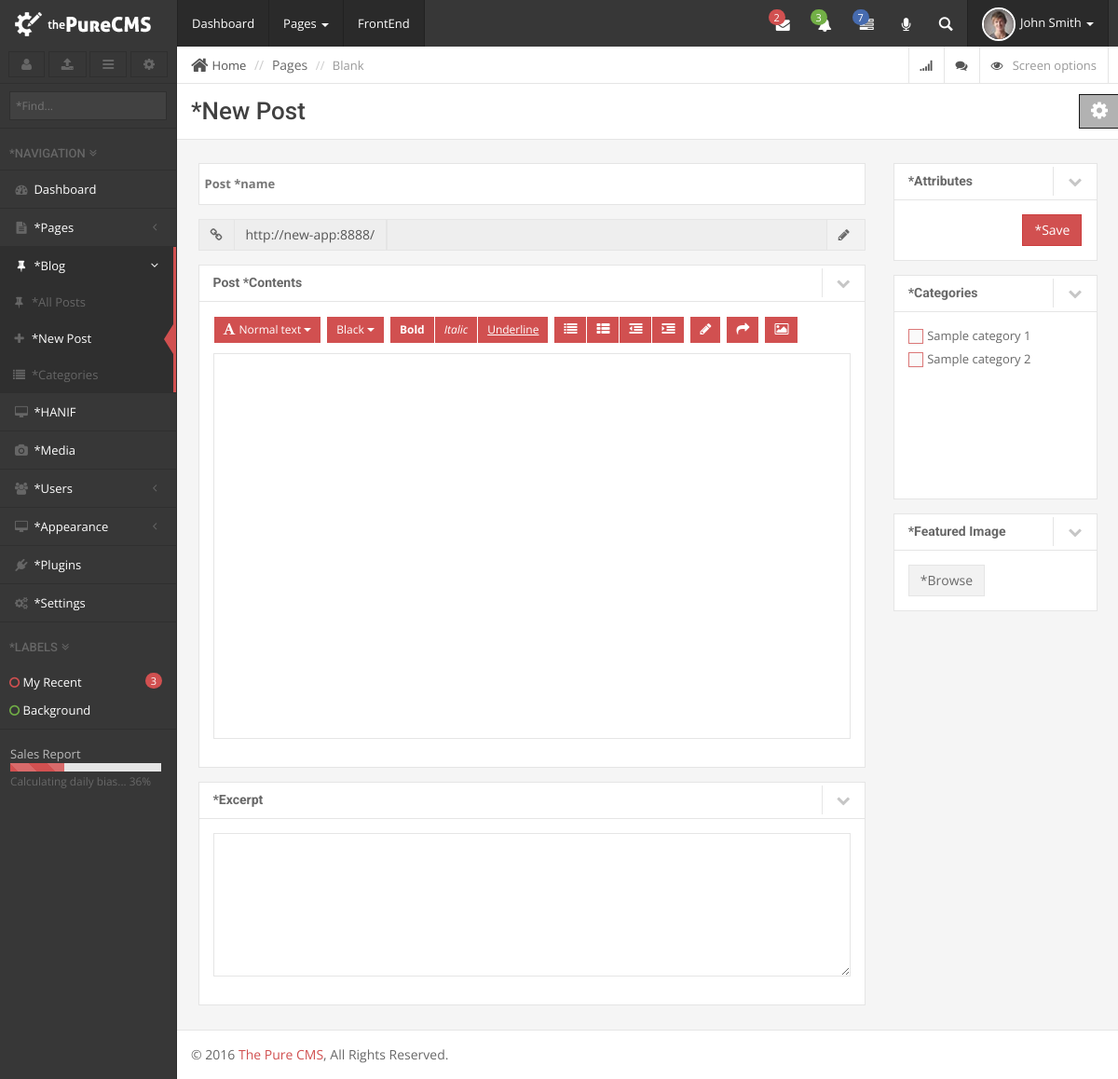
The page /admin/post_create.php?type=blog (signed in) on the database its author committed.
### tables this page shows
CREATE TABLE `categories` (
  `category_id` int(11) NOT NULL AUTO_INCREMENT,
  `category_name` varchar(32) NOT NULL,
  `category_slug` varchar(64) NOT NULL,
  `category_description` longtext,
  `category_media` int(11) DEFAULT NULL,
  `category_parent` int(11) DEFAULT NULL,
  `category_item_count` int(11) DEFAULT NULL,
  `category_order` int(11) DEFAULT NULL,
  `category_type` varchar(32) NOT NULL,
  `category_ts` timestamp NOT NULL DEFAULT CURRENT_TIMESTAMP,
  PRIMARY KEY (`category_id`),
  KEY `category_slug` (`category_slug`),
  FULLTEXT KEY `category_name` (`category_name`,`category_description`)
);

### common/default_vars.php (called while the page is built, shortened)
<?php
$posts = array();

### common/procedural_functions.php (called while the page is built, shortened)
<?php
function register_post($args = array()){
	extract($args);
	global $posts;
	$posts[$id] = $args;
}

### include/class.database.php (called while the page is built, shortened)
<?php
class Database {
    public $_DB;
    public $_query;
    public $_where = array();
    public $_select = array();
    public $_action;
    public $_table;
    public function __construct() {
        try {
            $this->_DB = new PDO('mysql:host=' . DB_HOST . ';dbname=' . DB_NAME, DB_USER, DB_PASS);
            $this->_DB->setAttribute(PDO::ATTR_ERRMODE, PDO::ERRMODE_EXCEPTION);
        } catch (PDOException $e) {
            echo 'ERROR: ' . $e->getMessage();
        }
    }
    public function where($column_name, $value, $operator = '=') {
        $this->_where[$column_name] = array();
        $this->_where[$column_name][] = $value;
        $this->_where[$column_name][] = $operator;
    }
    public function select($columns) {
        foreach ($columns as $column => $name) {
            $this->_select[$column] = $name;
        }
    }
    public function query($query) {
        try {
            $this->_query = $this->_DB->prepare(filter_var($query, FILTER_SANITIZE_STRING));
            $this->bind_results();
            $this->_query->execute();
            $this->_where = array();
            $this->_select = array();
        } catch (PDOException $e) {
            $er = $e->errorInfo;
            echo '<p style="font-family:arial; background:#F00; position:absolute; z-index:10000; color:#FFF; padding:5px;">ERROR: ' . $er[2] . '</p>';
        }
    }
    public function bind_results() {
        if (!empty($this->_where)) {
            $ci = 0;
            foreach ($this->_where as $c => $value) {
                $ci++;
                $this->_query->bindValue(':' . $c.$ci, $value[0], $this->get_type($value[0]));
            }
        }
    }
    public function get_type($value) {
        if (is_int($value)) {
            $param = PDO::PARAM_INT;
        } elseif (is_bool($value)) {
            $param = PDO::PARAM_BOOL;
        } elseif (is_null($value)) {
            $param = PDO::PARAM_NULL;
        } elseif (is_string($value)) {
            $param = PDO::PARAM_STR;
        } else {
            $param = FALSE;
        }
        return $param;
    }
    public function build_query() {
        $query = $this->_action;
        if ($this->_action == 'SELECT') {
            if (!empty($this->_select)) {
                foreach ($this->_select as $column_name => $name) {
                    $query .=' ' . $column_name . ' as ' . $name . ', ';
                }
            } else {
                $query .= ' *';
            }
            $query = rtrim($query, ', ');
        }
        if ($this->_action != 'UPDATE' && $this->_action != 'INSERT') {
            $query .= ' FROM ';
        }
        $query .= $this->_table;
        if (!empty($this->_where)) {
            $query .= ' WHERE ';
            $columns = array();
            $ci = 0;
            foreach ($this->_where as $c => $v) {
                $cn = $c;
                $ci++;
                $columns[] = $cn . ' ' . $v[1] . ' :' . $c.$ci;
            }
            $query .= implode(' AND ', $columns);
        }
        $this->query($query);
    }
    public function all_results($fetch_type = PDO::FETCH_OBJ) {
        return $this->_query->fetchAll($fetch_type);
    }
    public function row_count() {
        return $this->_query->rowCount();
    }
    public function from($table_name, $num_rows = NULL) {
        $this->_action = 'SELECT';
        $this->_table = $table_name;
        $this->build_query();
    }
}

### admin/classes/class.settings.php (called while the page is built, shortened)
<?php
class Settings extends Database{
	public $settings;
	private $table_name;
	public function __construct()
	{
		$this->table_name = DB_PREFIX.'settings';
		$this->select_all_settings();
	}
	public function select_all_settings()
	{
		$columns = array();
		$columns['setting_name'] = 'name';
		$columns['setting_value'] = 'value';
		$this->from($this->table_name);
		$results = $this->all_results();
		$this->settings = array();
		foreach ($results as $key => $value) {
			$this->settings[$value->name] = $value->value;
		}
	}
	public function get_settings($name = NULL)
	{
		if (isset($name)) {
			if (isset($this->settings[$name])) {
				return $this->settings[$name];
			}else{
				return false;
			}
		}
		return $this->settings;
	}
}

### admin/classes/class.media.php (called while the page is built, shortened)
<?php
class Media extends Settings{
	public function __construct()
	{
		parent::__construct();
		$this->upload_path = ABSPATH."contents/uploads/".date('Y/m/d/');
	}
}

### admin/classes/class.categories.php (called while the page is built, shortened)
<?php
class Categories extends Database{
	private $table_name;
	public function __construct()
	{
		$this->table_name = DB_PREFIX.'categories';
		$this->Media = new Media();
	}
	public function get_categories($type = NULL, $category_ID = NULL)
	{
		$this->from($this->table_name);
		if ($this->row_count() > 0 && isset($category_ID)) {
			return $this->result();
		}elseif($this->row_count() > 0){
			return $this->all_results();
		}
	}
}

### admin/post_create.php (the view, shortened to what this page needs)
<?php
include_once 'include/init.php';
$ID = (isset($_GET['ID']))? $_GET['ID'] : NULL;
$type = $_GET['type'];
$custom_post = $posts[$type];
$custom_name = $custom_post['meta']['single_title'];
$admin_title = (isset($ID))? 'Edit '.$custom_name : 'New '.$custom_name;
include 'include/header.php';
?>
<div id="page-wrapper">
		<div class="row">
			<div class="col-lg-12">
				<?php include 'include/breadcrumb.php'; ?>
				<div class="page-header title">
					<h1><?php echo __($admin_title); ?></h1>
				</div>
			</div>
		</div>
		<div class="row">
			<form action="<?php echo get_actual_url(false); ?>" role="form" method="post">
				<div class="col-md-9">
					<div class="form-group">
						<input type="text" value="<?php echo (isset($ID))? $post_data->title : '' ?>" class="form-control input-lg" style="font-weight:bold;" id="name" name="title" placeholder="<?php echo ucfirst($custom_name).' '; __('name') ?>">
					</div>
					<?php
					if(isset($custom_post['permalink']) && $custom_post['permalink'] == true): ?>
					<div class="form-group input-group">
						<span class="input-group-addon"><i class="fa fa-link"></i></span>
						<span class="input-group-addon"><?php echo SITEURL; ?></span>
						<input type="text" value="<?php echo (isset($ID))? $post_data->name : '' ?>" class="form-control" id="slug" disabled name="slug">
						<a href="#" class="btn btn-default input-group-addon"><i class="fa fa-pencil"></i></a>
					</div>
					<?php endif;  ?>
					<?php
					if(isset($custom_post['content']) && $custom_post['content'] == true): ?>
					<div class="portlet">
						<div class="portlet-heading default-bg">
							<div class="portlet-title">
								<h4><strong><?php echo ucfirst($custom_name); ?> <?php __('Contents'); ?></strong></h4>
							</div>
							<div class="portlet-widgets">
								<a data-toggle="collapse" data-parent="#accordion" href="#content"><i class="fa fa-chevron-down"></i></a>
							</div>
							<div class="clearfix"></div>
						</div>
						<div id="content" class="panel-collapse collapse in">
							<div class="portlet-body">
								<div class="form-group">
								</div>
							</div>
						</div>
					</div>
					<?php endif;  ?>
					<?php
					if(isset($custom_post['excerpt']) && $custom_post['excerpt'] == true): ?>
					<div class="portlet">
						<div class="portlet-heading default-bg">
							<div class="portlet-title">
								<h4><strong><?php __('Excerpt'); ?></strong></h4>
							</div>
							<div class="portlet-widgets">
								<a data-toggle="collapse" data-parent="#accordion" href="#excerpt"><i class="fa fa-chevron-down"></i></a>
							</div>
							<div class="clearfix"></div>
						</div>
						<div id="excerpt" class="panel-collapse collapse in">
							<div class="portlet-body">
								<div class="form-group">
									<textarea name="excerpt" rows="7" class="form-control"><?php echo (isset($ID))? $post_data->excerpt : '' ?></textarea>
								</div>
							</div>
						</div>
					</div>
					<?php endif;  ?>
				</div>
				<div class="col-md-3">
					<div class="portlet">
						<div class="portlet-heading default-bg">
							<div class="portlet-title">
								<h4><strong><?php __('Attributes'); ?></strong></h4>
							</div>
							<div class="portlet-widgets">
								<a data-toggle="collapse" data-parent="#accordion" href="#attributes"><i class="fa fa-chevron-down"></i></a>
							</div>
							<div class="clearfix"></div>
						</div>
						<div id="attributes" class="panel-collapse collapse in">
							<div class="portlet-body">
								<div class="form-group" style="margin-bottom:0">
									<div class="row">
										<div class="col-md-8">
										</div>
										<div class="col-md-4">
											<input type="submit" value="<?php __('Save') ?>" class="btn btn-primary pull-right">
										</div>
									</div>
								</div>
							</div>
						</div>
					</div>
					<?php
					if(isset($custom_post['category']) && $custom_post['category'] == true):
						$Categories = new categories();
						$all_categories = $Categories->get_categories($type);
						if ($all_categories){?>
							<div class="portlet">
								<div class="portlet-heading default-bg">
									<div class="portlet-title">
										<h4><strong><?php __('Categories'); ?></strong></h4>
									</div>
									<div class="portlet-widgets">
										<a data-toggle="collapse" data-parent="#accordion" href="#categories"><i class="fa fa-chevron-down"></i></a>
									</div>
									<div class="clearfix"></div>
								</div>
								<div id="categories" class="panel-collapse collapse in">
									<div class="portlet-body">
											<?php
												foreach ($all_categories as $key => $all_category) {
												?>
												<div class="row">
												<div class="col-xs-12">
												<div class="tcb" style="margin:0">
													<label>
														<span class="labels"> <?php echo $all_category->category_name; ?></span>
													</label>
												</div></div></div>
											<?php }  ?>
									</div>
								</div>
							</div>
					<?php }
					endif;  ?>
					<?php
					if(isset($custom_post['featured_image']) && (is_numeric($custom_post['featured_image']) && $custom_post['featured_image'] > 0)):
						for ($i=0; $i < $custom_post['featured_image']; $i++):
							$fortlet_id = ($custom_post['featured_image'] > 1)? 'Featured Image '.($i+1) : 'Featured Image';
						?>
						<div class="portlet">
							<div class="portlet-heading default-bg">
								<div class="portlet-title">
									<h4><strong><?php __($fortlet_id); ?></strong></h4>
								</div>
								<div class="portlet-widgets">
									<a data-toggle="collapse" data-parent="#accordion" href="#<?php echo $fortlet_id; ?>"><i class="fa fa-chevron-down"></i></a>
								</div>
								<div class="clearfix"></div>
							</div>
							<div id="<?php echo $fortlet_id; ?>" class="panel-collapse collapse in">
								<div class="portlet-body">
								</div>
							</div>
						</div>
					<?php
						endfor;
					endif; ?>
				</div>
			</form>
		</div>
<?php include 'include/footer.php'; ?>

### rows shown on the page
categories: category_name "Sample category 1"
categories: category_name "Sample category 2"

### other values the page prints
$lang->get_key($key) "Dashboard *NAVIGATION *LABELS *New Post *Contents *Excerpt *Attributes *Categories"
$lang->get_key($key) "Dashboard"
$lang->get_key($key) "*Pages"
$lang->get_key($key) "*Blog"
$lang->get_key($key) "*All Posts"
$lang->get_key($key) "*New Post"
$lang->get_key($key) "*Categories"
$lang->get_key($key) "*HANIF"
$lang->get_key($key) "*Media"
$lang->get_key($key) "*Users"
$lang->get_key($key) "*Appearance"
$lang->get_key($key) "*Plugins"
$lang->get_key($key) "*Settings"
SITEURL "http://new-app:8888/"
$custom_name "Post"
